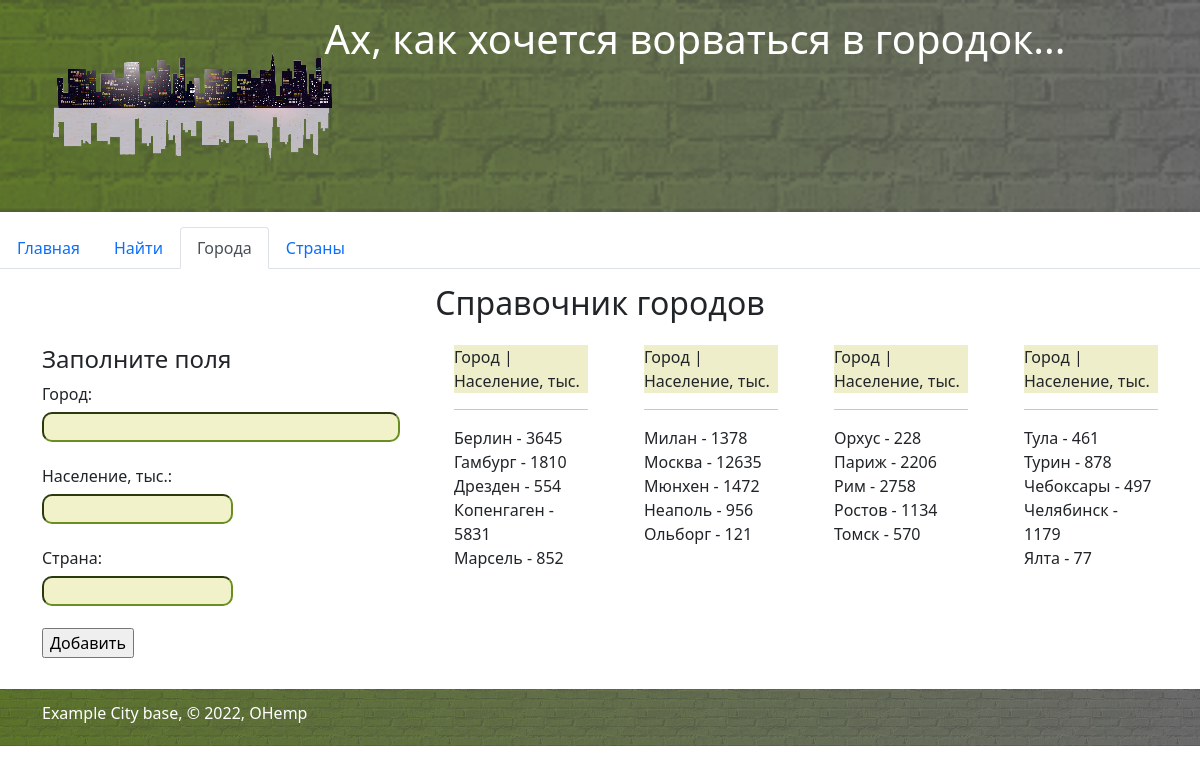
/catalogcity, run on the app's committed database.
### myapp.py (models this page shows, shortened)
class City(db.Model):
    id = db.Column(db.Integer, primary_key=True)
    town = db.Column(db.String(100), unique=True, nullable=True)
    popul = db.Column(db.Integer, unique=True, nullable=True)
    country_id = db.Column(db.Integer, db.ForeignKey('country.id'))
    pr = db.relationship('Country', backref=db.backref('City', lazy='dynamic'))

### myapp.py (the view, shortened to what this page needs)
@app.route("/catalogcity", methods=['GET', 'POST'])
def catalog_city():
    form = CityForm()
    col = 0
    try:
        res = City.query.order_by(City.town).all()
        col = ceil(len(res) / 4)
    except:
        res = []
        flash("Ошибка доступа к БД.")
    country_id = 0
    return render_template("catalogcity.html", title="Города",
                           city_all=res,
                           col=col,
                           form=form,
                           menu=menu)

### myapp.py
class CityForm(FlaskForm):
    m = ["Поле не заполнено!", "Поле может содержать от 3 до 50 символов.", " Разрешенные символы - 'А-Я' и 'а-я'",
         "Поле может содержать от 1 до 5 символов."," Разрешенные символы - '1-9' и '0'"]
    name = StringField('Город:', validators=[DataRequired(message=m[0]),
                                            Length(min=3, max=50, message=m[1]),
                                            Regexp(r'[а-яА-ЯЁё]', flags=0, message=m[2])])
    popul = StringField('Население, тыс.:', validators=[DataRequired(message=m[0]),
                                            Length(min=1, max=5, message=m[3]),
                                            Regexp(r'[1-9]', flags=0, message=m[4])])
    cntry = StringField('Страна:', validators=[DataRequired(message=m[0]),
                                             Length(min=3, max=50, message=m[1]),
                                             Regexp(r'[а-яА-ЯЁё]', flags=0, message=m[2])])
    submit = SubmitField('Добавить')

### templates/catalogcity.html (shortened to what this page needs)
{% extends "base.html" %}
{% block content %}
    <div class="row">
        <div class="col-12 text-center">
             <h2>Справочник городов</h2>
        </div>
    </div>
    <div class="row">
        <div class="col-4 ">
    <h4>Заполните поля</h4>
    <form action="" method="post" novalidate>
        <p>
            {{ form.name.label }}<br>
            {{ form.name(size=40) }}
            <br>
        </p>
        <p>
            {{ form.popul.label }}<br>
            {{ form.popul(size=20) }}
            <br>
        </p>
                <p>
            {{ form.cntry.label }}<br>
            {{ form.cntry(size=20) }}
            <br>
        </p>
        <p>{{ form.submit() }}</p>
    </form>
        </div>
    <div class="col-2 ">
        <ul>
            <li class="line1">Город  |    Население, тыс.</li>
        <hr>
        {% for m in city_all[0:col] %}
            <li>{{m.town}} -  {{m.popul}}</li>
        {% endfor %}
    </ul>
    </div>
     <div class="col-2 ">
        <ul>
            <li class="line1">Город  |    Население, тыс.</li>
        <hr>
        {% for m in city_all[col:2 * col] %}
            <li>{{m.town}} -  {{m.popul}}</li>
        {% endfor %}
    </ul>
    </div>
     <div class="col-2 ">
        <ul>
            <li class="line1">Город  |    Население, тыс.</li>
        <hr>
        {% for m in city_all[2 * col: 3 * col] %}
            <li>{{m.town}} -  {{m.popul}}</li>
        {% endfor %}
    </ul>
    </div>
         <div class="col-2 ">
        <ul>
            <li class="line1">Город  |    Население, тыс.</li>
        <hr>
        {% for m in city_all[3 * col: ] %}
            <li>{{m.town}} -  {{m.popul}}</li>
        {% endfor %}
    </ul>
    </div>
    </div>
{% endblock %}

### static/css/style.css (style rules this page uses)
:root { --color1: #6B8E23; --color2: #808080; --fontroboto: 'Roboto', sans-serif; }
input[type=text] { margin: 6px 0; font-size: 16px; font-family: var(--fontroboto); border-radius: 10px; background-color: #F1F2C9; border-color: var(--color1); }
.line1 { background-color: #eeefca; }
li { list-style-type: none; }
h2 { padding: 15px 0 }

### data on the page
City: town "Берлин", popul "3645"
City: town "Гамбург", popul "1810"
City: town "Дрезден", popul "554"
City: town "Копенгаген", popul "5831"
City: town "Марсель", popul "852"
City: town "Милан", popul "1378"
City: town "Москва", popul "12635"
City: town "Мюнхен", popul "1472"
City: town "Неаполь", popul "956"
City: town "Ольборг", popul "121"
City: town "Орхус", popul "228"
City: town "Париж", popul "2206"
City: town "Рим", popul "2758"
City: town "Ростов", popul "1134"
City: town "Томск", popul "570"
City: town "Тула", popul "461"
City: town "Турин", popul "878"
City: town "Чебоксары", popul "497"
City: town "Челябинск", popul "1179"
City: town "Ялта", popul "77"

### other printed values
{{ m['name'] }} "Главная" "Найти" "Страны"
{{ m['name'] }} "Города"
